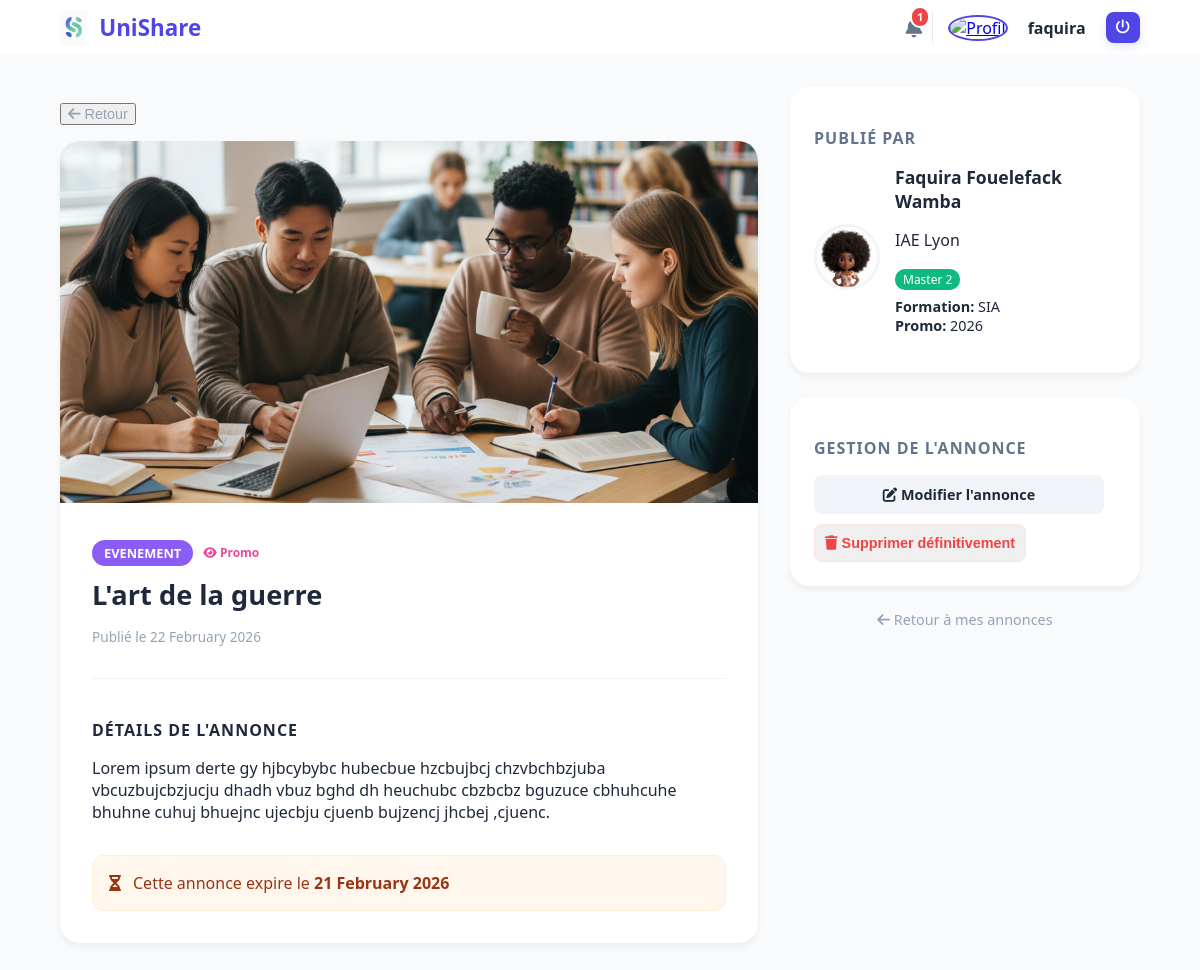
The page /annonces/4/ (signed in) on the database its author committed.
### UniShare/models.py (models this page shows, shortened)
class Utilisateur(models.Model):
    class Role(models.TextChoices):
        ETUDIANT = "ETU", "Etudiant"
        ANCIEN = "ANC", "Ancien"
        ADMIN = "ADM", "Administrateur"
    nom = models.fields.CharField(max_length=100)
    prenom = models.fields.CharField(max_length=100)
    email = models.fields.EmailField(unique=True)
    mot_de_passe = models.fields.CharField(max_length=128)  # hashé idéalement
    role = models.fields.CharField(max_length=3, choices=Role.choices, default=Role.ETUDIANT)
    photo = models.ImageField(upload_to="photos/utilisateurs/", blank=True, null=True)
    demande_suppression_en_cours = models.BooleanField(default=False)
    date_demande_suppression = models.DateTimeField(null=True, blank=True)

class Annonce(models.Model):
    class Visibilite(models.TextChoices):
        PROMO = "PROMO", "Promo"
        ECOLE = "ECOLE", "Ecole"
        PUBLIC = "PUBLIC", "Public"
    class Categorie(models.TextChoices):
        JOB = "JOB", "Job/Stage/Alternance"
        BONPLAN = "BONPLAN", "Bon plan"
        EVENEMENT = "EVENT", "Evenement"
        AUTRE = "AUTRE", "Autre"
    id_annonce = models.AutoField(primary_key=True)
    titre = models.fields.CharField(max_length=120)
    description = models.fields.TextField()
    categorie = models.fields.CharField(max_length=10, choices=Categorie.choices, default=Categorie.AUTRE)
    visibilite = models.fields.CharField(max_length=6, choices=Visibilite.choices, default=Visibilite.PUBLIC)
    date_creation = models.fields.DateTimeField(auto_now_add=True)
    date_expiration = models.DateTimeField(null=True, blank=True)
    auteur = models.ForeignKey(Etudiant, on_delete=models.CASCADE, related_name="annonces")
    photo = models.ImageField(upload_to="photos/annonces/", blank=True, null=True)

class Etudiant(Utilisateur):
    class StatutCompte(models.TextChoices):
        ACTIF = "ACTIF", "Actif"
        SUSPENDU = "SUSP", "Suspendu"
    class Niveau(models.TextChoices):
        L1 = "L1", "Licence 1"
        L2 = "L2", "Licence 2"
        L3 = "L3", "Licence 3"
        M1 = "M1", "Master 1"
        M2 = "M2", "Master 2"
        DOC = "DOC", "Doctorat"
    ecole = models.fields.CharField(max_length=255)
    statut_compte = models.fields.CharField(max_length=5, choices=StatutCompte.choices, default=StatutCompte.ACTIF)
    niveau = models.CharField(max_length=3,choices=Niveau.choices,default=Niveau.L1)
    formation = models.fields.CharField(max_length=255)
    promo = models.fields.CharField(max_length=20)

### UniShare/views.py (the view)
# urls.py: path("annonces/<int:id>/", views.annonceDetail, name="annonceDetail"),
def annonceDetail(request, id):
    redirection = verifier_connexion(request)
    if redirection:
        return redirection
    annonce = Annonce.objects.get(id_annonce=id)
    user_role = request.session.get('user_role')
    is_admin = user_role == "ADM"
    return render(request, "UniShare/Annonce/annonceDetail.html", {
        "annonce": annonce,
        "is_admin": is_admin
    })

### UniShare/utils.py (called while the page is built)
def verifier_connexion(request):
    if 'user_id' not in request.session:
        return HttpResponseRedirect(reverse("connexion"))
    return None

def global_notifications(request):
    nb_notif = 0
    if request.session.get('user_id'):
        try:
            etudiant = Etudiant.objects.get(id=request.session['user_id'])
            notifications = Notification.objects.filter(auteur=etudiant, lu=False).order_by('-date')
            nb_notif = notifications.count()
        except Etudiant.DoesNotExist:
            nb_notif = 0
    return {
        'nb_notif': nb_notif
    }

### UniShare/templates/UniShare/Annonce/annonceDetail.html (shortened to what this page needs)
{% extends "UniShare/base.html" %}
{% load static %}
{% block content %}
<main class="detail-page">
    <div class="container-detail">
        <div class="detail-main">
            <nav class="breadcrumb">
                <button class="link-back" onclick="history.back()">
                    <i class="fas fa-arrow-left"></i> Retour
                </button>
            </nav>
            <section class="detail-card">
                {% if annonce.photo %}
                    <div class="detail-image">
                        <img src="{{ annonce.photo.url }}" alt="{{ annonce.titre }}">
                    </div>
                {% endif %}
                <div class="detail-content">
                    <div class="detail-header">
                        <div class="header-badges">
                            <span class="badge-type category-{{ annonce.categorie|lower }}">
                                {{ annonce.get_categorie_display }}
                            </span>
                            <span class="vis-indicator {{ annonce.visibilite|lower }}">
                                <i class="fas fa-eye"></i> {{ annonce.get_visibilite_display }}
                            </span>
                        </div>
                        <h1>{{ annonce.titre }}</h1>
                        <p class="publish-date">Publié le {{ annonce.date_creation|date:"d F Y" }}</p>
                    </div>
                    <div class="detail-description">
                        <h3>Détails de l'annonce</h3>
                        <p>{{ annonce.description|linebreaks }}</p>
                    </div>
                    {% if annonce.date_expiration %}
                    <div class="expiry-notice">
                        <i class="fas fa-hourglass-half"></i>
                        <span>Cette annonce expire le <strong>{{ annonce.date_expiration|date:"d F Y" }}</strong></span>
                    </div>
                    {% endif %}
                </div>
            </section>
        </div>
        <aside class="detail-sidebar">
            <div class="sidebar-card user-card">
                <h3>Publié par</h3>
                <div class="user-info-large">
                    {% if annonce.auteur.photo %}
                        <img src="{{ annonce.auteur.photo.url }}" alt="Avatar" class="large-avatar">
                    {% else %}
                        <i class="fas fa-user-circle" style="font-size: 60px; color: #999;"></i>
                    {% endif %}
                    <div class="user-text">
                        <h4>{{ annonce.auteur.prenom }} {{ annonce.auteur.nom }}</h4>
                        <p>{{ annonce.auteur.ecole }}</p>
                        {% if annonce.auteur.role in "ETU,ANC" %}
                            <span class="user-badge">{{ annonce.auteur.get_niveau_display }}</span>
                            <p style="font-size: 0.9rem; margin-top: 0.5rem;">
                                <strong>Formation:</strong> {{ annonce.auteur.formation }}<br>
                                <strong>Promo:</strong> {{ annonce.auteur.promo }}
                            </p>
                        {% else %}
                            <span class="user-badge">{{ annonce.auteur.get_niveau_display }}</span>
                        {% endif %}
                    </div>
                </div>
            </div>
            {% if annonce.auteur.id == request.session.user_id %}
            <div class="sidebar-card actions-card">
                <h3>Gestion de l'annonce</h3>
                <div class="btn-group-vertical">
                    <a href="{% url 'modifierAnnonce' annonce.id_annonce %}" class="btn btn-edit">
                        <i class="fas fa-edit"></i> Modifier l'annonce
                    </a>
                    <form method="post" action="{% url 'supprimerAnnonce' annonce.id_annonce %}">
                        <button type="submit" class="btn btn-delete confirm-action" data-confirm="Supprimer définitivement cette annonce ?">
                            <i class="fas fa-trash"></i> Supprimer définitivement
                        </button>
                    </form>
                </div>
            </div>
            {% endif %}
            {% if is_admin %}
                <a href="{% url 'listeAnnoncesAdmin' %}" class="link-back">
                    <i class="fas fa-arrow-left"></i> Retour aux annonces
                </a>
            {% elif annonce.auteur.id == request.session.user_id %}
                <a href="{% url 'mesAnnonces' %}" class="link-back">
                    <i class="fas fa-arrow-left"></i> Retour à mes annonces
                </a>
            {% else %}
                <a href="{% url 'listeAnnonces' %}" class="link-back">
                    <i class="fas fa-arrow-left"></i> Retour aux annonces
                </a>
            {% endif %}
        </aside>
    </div>
</main>
{% endblock %}

### UniShare/templates/UniShare/base.html (shortened to what this page needs)
{% load static %}
<!DOCTYPE html>
<html lang="fr">
<head>
    <link rel="stylesheet" href="{% static 'css/style.css' %}">
    <link rel="stylesheet" href="https://cdnjs.cloudflare.com/ajax/libs/font-awesome/6.4.0/css/all.min.css">
</head>
<body>
    <header>
        <div class="logo-area">
            <img src="{% static 'site/logo.png' %}" alt="Logo UniShare" class="logo-img">
            <span class="logo-text">UniShare</span>
        </div>
        <nav>
            <div class="auth-buttons">
                {% if request.session.user_id %}
                    <a href="{% url 'mesNotifications' %}" class="notif-wrapper">
                        <i class="fas fa-bell"></i>
                         {% if nb_notif > 0 %}
                            <span class="notif-badge">{{ nb_notif }}</span>
                        {% endif %}
                    </a>
                    <div class="user-profile-nav">
                        <a href="{% url 'profil' %}" title="Mon profil">
                            {% if request.session.user_photo %}
                                <img src="{{ request.session.user_photo }}" alt="Profil" class="nav-avatar">
                            {% else %}
                                <i class="fas fa-user-circle nav-avatar-icon"></i>
                            {% endif %}
                        </a>
                        <span class="nav-username">{{ request.session.user_prenom }}</span>
                        <a href="{% url 'deconnexion' %}" class="logout-icon btn-logout confirm-action" data-confirm="Voulez-vous vraiment vous déconnecter ?" title="Déconnexion">
                            <i class="fas fa-power-off"></i>
                        </a>
                    </div>
                {% else %}
                    <a href="{% url 'connexion' %}" class="btn-nav outline">Se connecter</a>
                    <a href="{% url 'creerCompte' %}" class="btn-nav primary">S'inscrire</a>
                {% endif %}
            </div>
        </nav>
    </header>
    {% block content %}
    {% endblock %}
</body>
</html>

### UniShare/static/css/style.css (style rules this page uses)
:root { --primary: #4F46E5; --secondary: #10B981; --text: #1E293B; --white: #ffffff; }
body { margin: 0; font-family: 'Segoe UI', sans-serif; background: #f8fafc; height: 100vh; color: var(--text); }
header { display: flex; align-items: center; justify-content: space-between; padding: 10px 5%; background: var(--white); box-shadow: 0 2px 10px rgba(0,0,0,0.05); }
.logo-area { display: flex; align-items: center; gap: 12px; }
.logo-img { height: 35px; }
.logo-text { font-size: 1.4rem; font-weight: 800; color: var(--primary); }
.auth-buttons { display: flex; align-items: center; gap: 20px; margin-left: 15px; }
.notif-wrapper { position: relative; color: #64748b; font-size: 1.2rem; text-decoration: none; transition: 0.3s; }
.notif-badge { position: absolute; top: -8px; right: -8px; background: #ef4444; color: white; font-size: 0.65rem; font-weight: bold; padding: 2px 5px; border-radius: 10px; border: 2px solid white; }
.user-profile-nav { display: flex; align-items: center; gap: 12px; padding-left: 15px; border-left: 1px solid #e2e8f0; }
.nav-avatar { width: 38px; height: 38px; border-radius: 50%; object-fit: cover; border: 2px solid var(--primary); cursor: pointer; }
.logout-icon { color: #94a3b8; text-decoration: none; font-size: 0.9rem; transition: 0.3s; }
.btn-logout { background: var(--primary); color: white !important; padding: 8px 10px; border-radius: 8px; display: inline-flex; align-items: center; justify-content: center; box-shadow: 0 4px 8px rgba(79,70,229,0.15); }
.nav-username { font-weight: 700; margin-left: 8px; margin-right: 8px; color: var(--text); }
nav { display: flex; align-items: center; gap: 20px; }
.auth-buttons { display: flex; align-items: center; gap: 10px; margin-left: 20px; }
.btn { padding: 12px 24px; border-radius: 10px; text-decoration: none; font-weight: 600; margin-right: 12px; display: inline-block; color: white; }
h3 { font-size: 1rem; color: #94a3b8; text-transform: uppercase; letter-spacing: 1px; margin-bottom: 1rem; }
.detail-page { padding: 2rem 5%; background: #f8fafc; min-height: 100vh; }
.container-detail { display: grid; grid-template-columns: 1fr 350px; gap: 2rem; max-width: 1200px; margin: 0 auto; }
.breadcrumb { margin-bottom: 1rem; font-size: 0.9rem; color: #64748b; }
.detail-card { background: white; border-radius: 20px; overflow: hidden; box-shadow: 0 4px 6px rgba(0,0,0,0.05); }
.detail-image img { width: 100%; max-height: 400px; object-fit: cover; }
.detail-content { padding: 2rem; }
.detail-header h1 { font-size: 1.7rem; margin: 10px 0; color: var(--text); }
.badge-type { background: #eef2ff; color: var(--primary); padding: 4px 12px; border-radius: 20px; font-weight: 700; font-size: 0.8rem; text-transform: uppercase; }
.publish-date { font-size: 0.85rem; color: #94a3b8; }
.detail-description { margin: 2rem 0; border-top: 1px solid #f1f5f9; padding-top: 1.5rem; }
.detail-description h3 { margin-bottom: 1rem; color: var(--text); }
.sidebar-card { background: white; padding: 1.5rem; border-radius: 20px; box-shadow: 0 4px 6px rgba(0,0,0,0.05); margin-bottom: 1.5rem; }
.sidebar-card h3 { font-size: 1rem; margin-bottom: 1rem; color: #64748b; }
.user-info-large { display: flex; align-items: center; gap: 15px; }
.large-avatar { width: 60px; height: 60px; border-radius: 50%; border: 3px solid #f1f5f9; }
.user-text h4 { margin: 0; font-size: 1.1rem; }
.user-badge { font-size: 0.75rem; background: var(--secondary); color: white; padding: 2px 8px; border-radius: 10px; }
.btn-group-vertical { display: flex; flex-direction: column; gap: 10px; margin-top: 1rem; }
.btn { padding: 10px; border-radius: 8px; text-decoration: none; font-weight: 600; text-align: center; font-size: 0.9rem; }
.btn-edit { background: #f1f5f9; color: var(--text); }
.btn-delete { color: #ef4444; border: 1px solid #fee2e2; }
.link-back { display: block; text-align: center; margin-top: 1rem; color: #94a3b8; text-decoration: none; font-size: 0.9rem; }
.vis-indicator { font-size: 0.75rem; font-weight: 600; }
.vis-indicator.promo { color: #ec4899; }
.category-event { background: #8b5cf6 !important; color: white !important; }
.header-badges { display: flex; gap: 10px; align-items: center; margin-bottom: 10px; }
.expiry-notice { display: flex; align-items: center; gap: 12px; background: #fff7ed; color: #9a3412; padding: 1rem; border-radius: 12px; border: 1px solid #ffedd5; margin-top: 1.5rem; }

### rows shown on the page
Utilisateur: session.user_prenom "faquira"
Annonce: photo (picture), categorie "EVENEMENT", visibilite "Promo", titre "L'art de la guerre", date_creation "22 February 2026", description "Lorem ipsum derte gy hjbcybybc hubecbue hzcbujbcj chzvbchbzjuba vbcuzbujcbzjucju dhadh vbuz bghd dh heuchubc cbzbcbz bguzuce cbhuhcuhe bhuhne cuhuj bhuejnc ujecbju cjuenb bujzencj jhcbej ,cjuenc.", date_expiration "21 February 2026", auteur.photo (picture), auteur.prenom "Faquira", auteur.nom "Fouelefack Wamba", auteur.ecole "IAE Lyon", auteur.niveau "Master 2", auteur.formation "SIA", auteur.promo "2026"

### other values the page prints
{{ nb_notif }} "1"
